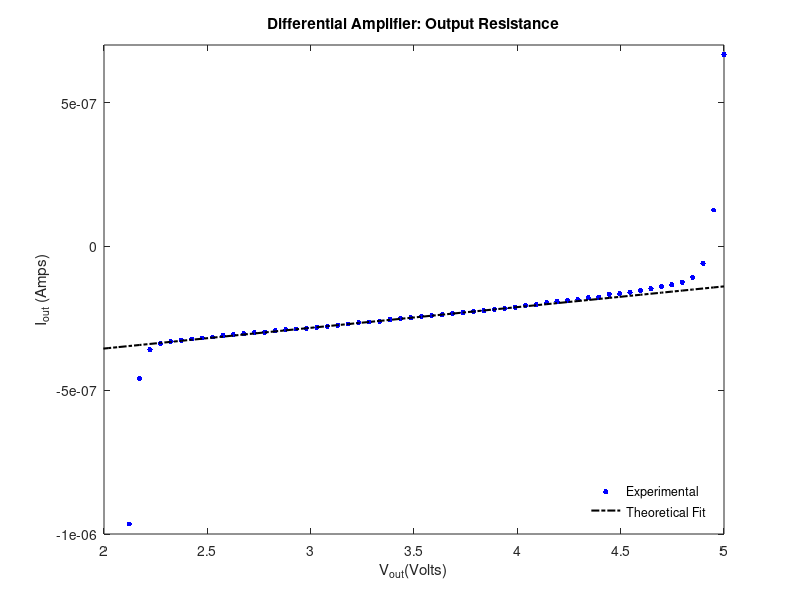
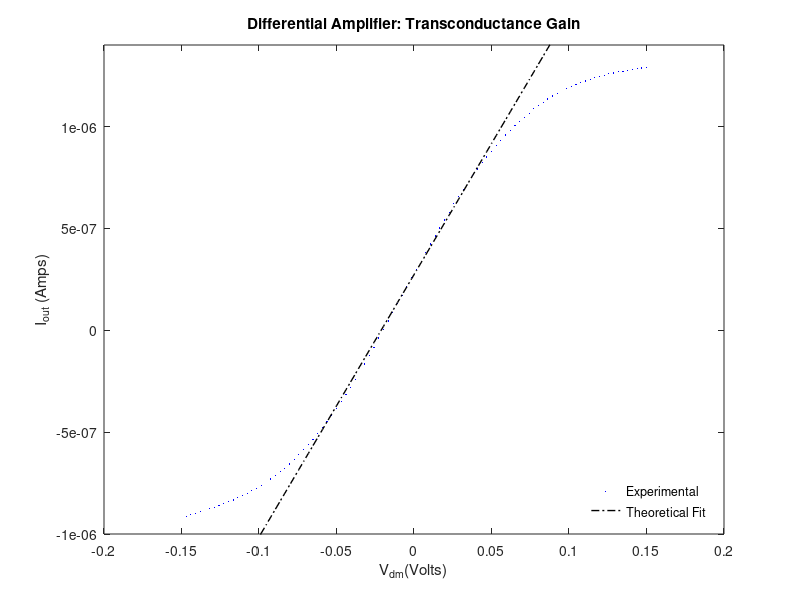

Source code (MATLAB) for these figures, in order:
load ('Wed_data.mat')

Vdm1 = Exp2_Vdm_1;
Vout1 = Exp2_Vout_1;

Iout2 = Exp2_Iout_2;
Vout2 = Exp2_Vout_2;

Vdm3 = Exp2_Vdm_3
Iout3 = Exp2_Iout_3;
%% Part 1
p1fit = polyfit(Vdm1(40:48),Vout1(40:48),1);
p1val = polyval(p1fit,Vdm1);

Adm = p1fit(1);

figure;
plot(Vdm1,Vout1,'b.')
hold on
plot(Vdm1,p1val,'k-','LineWidth',1)

ylim([1.9,5.1])
%Legend
legend('Experimental','Theoretical Fit');
legend('boxoff')
legend('Location','southeast')

%Labels
title('Differential Amplifier: Differential-Mode Gain');
xlabel("V_{dm}(Volts)");
ylabel("V_{out} (Volts)");
hold off
%% Part 2

p2fit = polyfit(Vout2(60:77),Iout2(60:77),1)
p2val = polyval(p2fit,Vout2);

Rout = 1/p2fit(1)

clf;
figure;
plot(Vout2,Iout2,'b.','MarkerSize',12)
hold on 
plot(Vout2,p2val,'k-.','LineWidth',1.5)
xlim([2,5])
ylim([-.000001,0.0000007]);


%Legend
legend('Experimental','Theoretical Fit');
legend('boxoff')
legend('Location','southeast')

%Labels
title('Differential Amplifier: Output Resistance');
xlabel("V_{out}(Volts)");
ylabel("I_{out} (Amps)");
hold off
%% Part 3 

p3fit = polyfit(Vdm3(27:65),-1.*Iout3(27:65),1);
p3val = polyval(p3fit,Vdm3);

Gm = p3fit(1);

figure;
plot(Vdm3,-1.*Iout3,'b.','MarkerSize',3)
hold on;
plot(Vdm3,p3val,'k-.','LineWidth',1)

ylim([-0.000001,0.0000014])
%Legend
legend('Experimental','Theoretical Fit');
legend('boxoff')
legend('Location','southeast')

%Labels
title('Differential Amplifier: Transconductance Gain');
xlabel("V_{dm}(Volts)");
ylabel("I_{out} (Amps)");
hold off

%% Math

Theo = Rout * Gm
Adm
